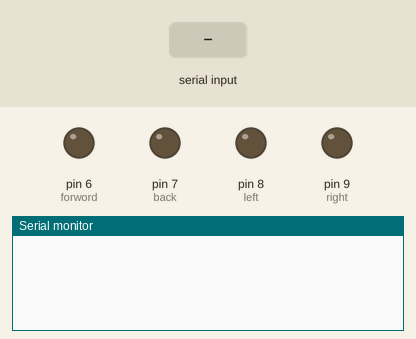
This sketch was run on a simulated Arduino Uno, built with avr-gcc and run on an emulated ATmega328P. Parts: output pins drawn as LEDs (lit = HIGH), the last lines printed to the serial monitor. The inputs (shaded band) are chosen by the test bench.

Above: at 1.2 s.
1.3 s: "S" received over the second serial link
At 2.3 s:
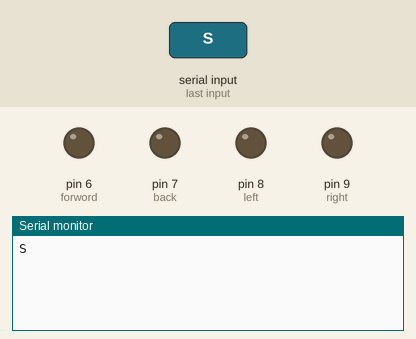
2.8 s: "d" received over the second serial link
At 3.5 s:
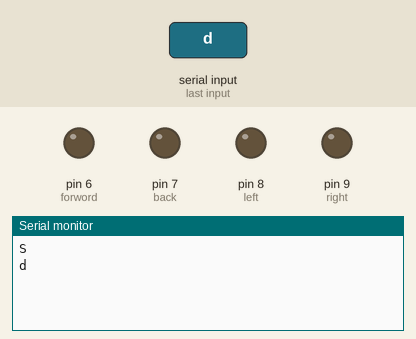
4.3 s: "D" received over the second serial link
At 4.6 s:
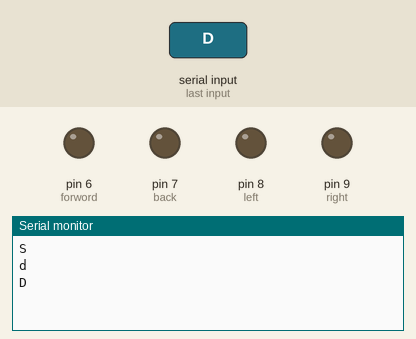

Measured:
- after the input at 1.3 s, the serial monitor: prints a new line at once (image 1)
- after the input at 2.8 s, the serial monitor: prints a new line at once (image 2)
- after the input at 4.3 s, the serial monitor: prints a new line at once (image 3)

The sketch:

working_code.ino
```cpp
#include <SoftwareSerial.h>
#include <stdio.h>
int forword = 6;
int back = 7;
int left = 8;
int right = 9;

SoftwareSerial XBee(2, 3); // RX, TX

float DO_float = 0; // used to hold a floating point number that is the D.O.

void setup()
{
    XBee.begin(9600);
    Serial.begin(9600);
    pinMode(forword, OUTPUT);
    pinMode(back, OUTPUT);
    pinMode(left, OUTPUT);
    pinMode(right, OUTPUT);
}
void turnOFF()
{
    analogWrite(forword, 0);
    analogWrite(back, 0);
    analogWrite(left, 0);
    analogWrite(right, 0);
}
void loop()
{
    if (XBee.available())
    { // If data comes in from XBee, send it out to serial monitor

        char DO, buf[100];
        DO = XBee.read();
        if (DO == 'r' || DO == 'R')
        {
            // i = 0;
            Serial.println(""); // uncomment to print floating point result
            // Serial.println("*Received: " + String(cmd) + "*");
        }
        else if (DO == 'w' || DO == 'W')
        {
            turnOFF();
            digitalWrite(forword, HIGH);
            Serial.println(DO);
            while (XBee.read() == 'w' || XBee.read() == 'W')
            {
                digitalWrite(forword, HIGH);
            }
            turnOFF();
        }
        else if (DO == 's' || DO == 'S')
        {
            turnOFF();
            digitalWrite(back, HIGH);
            Serial.println(DO);
            while (XBee.read() == 's' || XBee.read() == 'S')
            {
                digitalWrite(back, HIGH);
            }
            turnOFF();
        }
        else if (DO == 'd' || DO == 'D')
        {
            turnOFF();
            digitalWrite(right, HIGH);
            Serial.println(DO);
            while (XBee.read() == 'd' || XBee.read() == 'D')
            {
                digitalWrite(right, HIGH);
            }
            turnOFF();
        }
        else if (DO == 'a' || DO == 'A')
        {
            turnOFF();
            digitalWrite(left, HIGH);
            Serial.println(DO);
            while (XBee.read() == 'a' || XBee.read() == 'A')
            {
                digitalWrite(left, HIGH);
            }
            turnOFF();
        }
        else
        {
            turnOFF();
            Serial.print("No response assigned ");
            Serial.println(DO);
        }
        // turnOFF();
        DO_float = atof((char *)buf);
        // Serial.print(DO);
        // Serial.println(DO_float); //uncomment to print floating point result
    }
}
```
